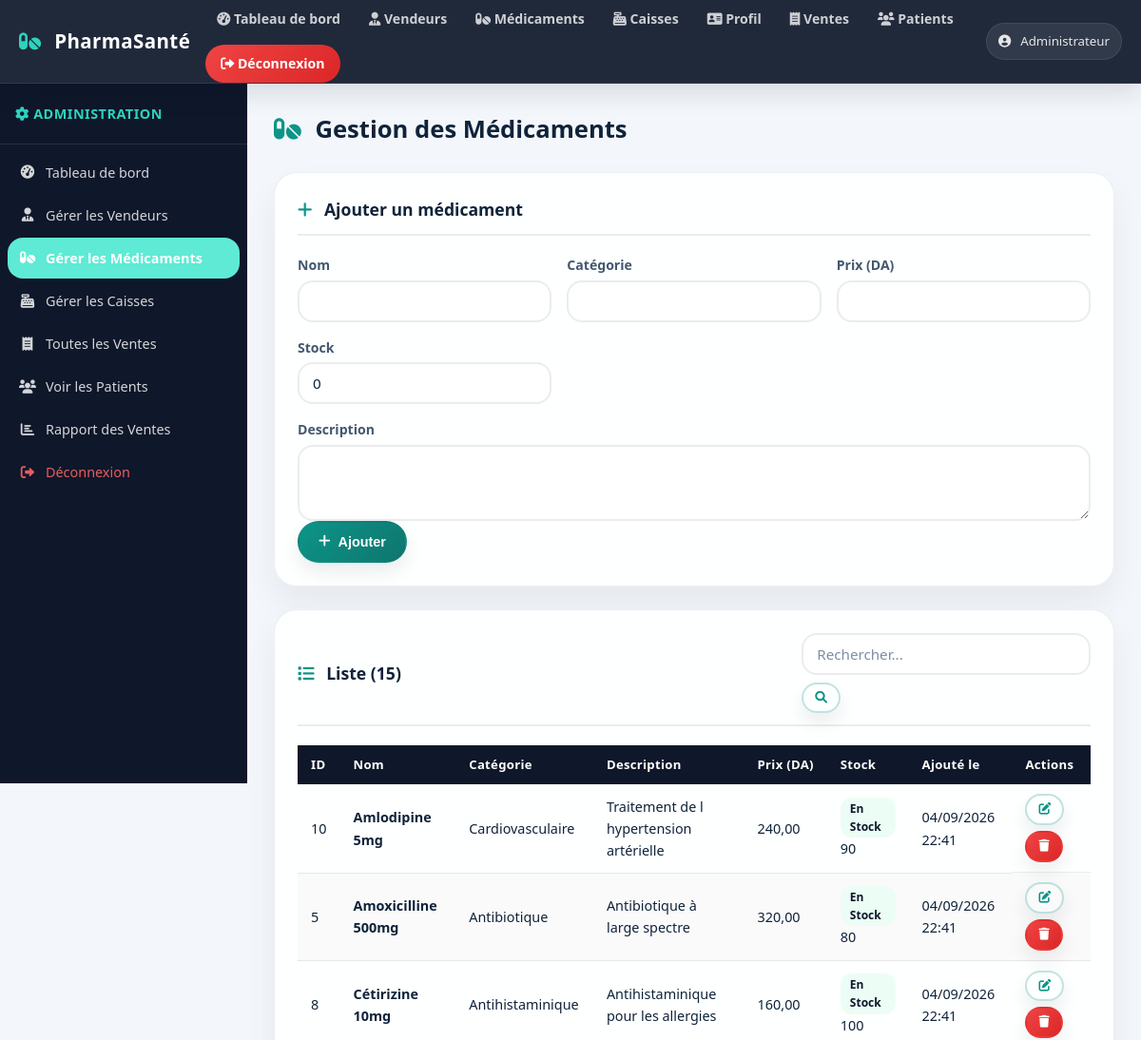
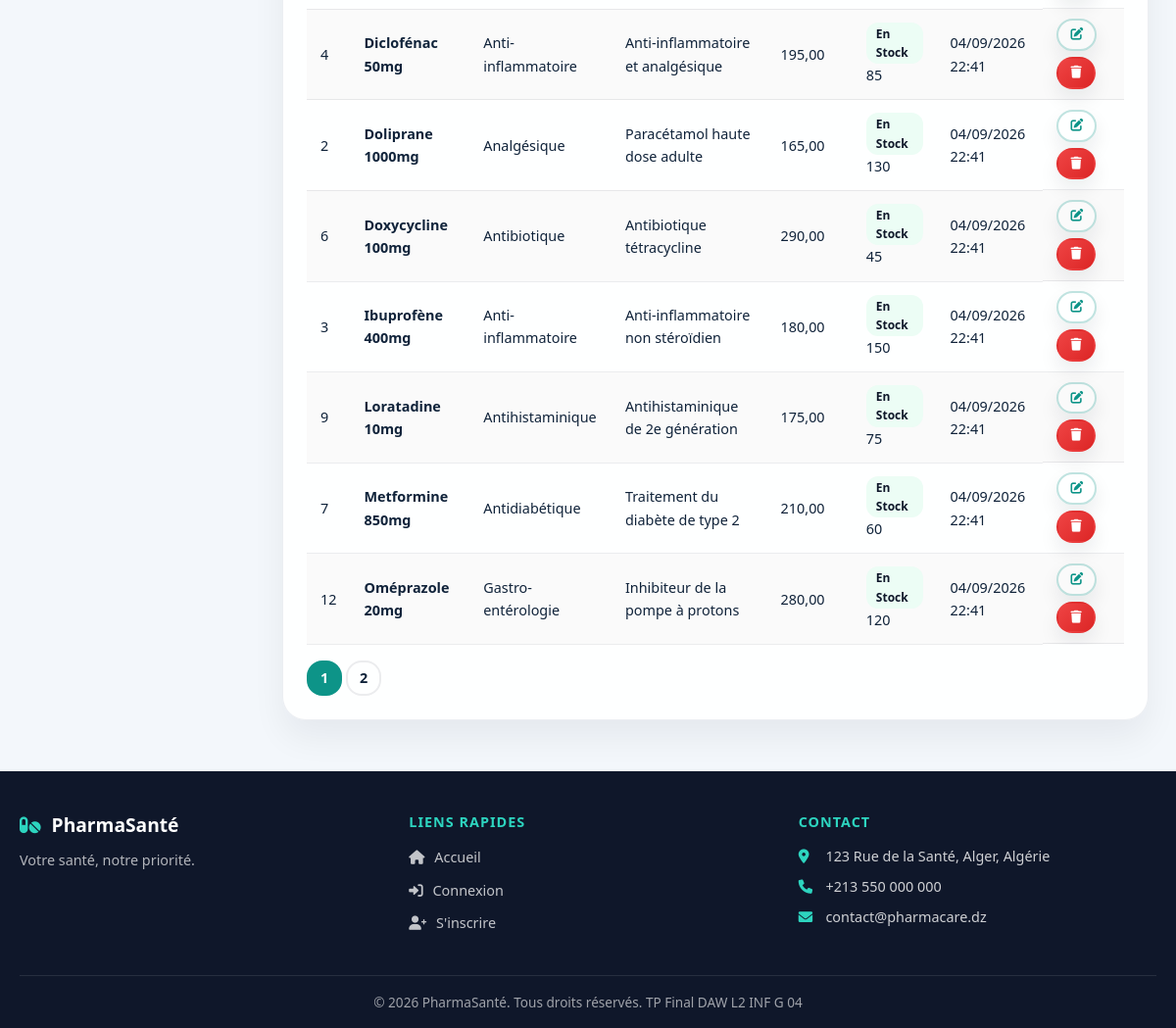
The app's page /gestion_medicament.php (signed in) with its own data (2 pictures, top to bottom).
### tables this page shows
CREATE TABLE `medicament` (
    `id` INT NOT NULL AUTO_INCREMENT,
    `nom` VARCHAR(150) NOT NULL,
    `description` TEXT,
    `prix_dinar` DECIMAL(10,2) NOT NULL DEFAULT 0.00,
    `quantite_stock` INT NOT NULL DEFAULT 0,
    `categorie` VARCHAR(100) DEFAULT NULL,
    `date_ajout` TIMESTAMP DEFAULT CURRENT_TIMESTAMP,
    PRIMARY KEY (`id`)
);

CREATE TABLE `site_profile` (
    `id` TINYINT UNSIGNED NOT NULL,
    `full_name` VARCHAR(150) NOT NULL,
    `phone` VARCHAR(30) NOT NULL,
    `email` VARCHAR(150) NOT NULL,
    `location` VARCHAR(200) NOT NULL,
    `bio` VARCHAR(500) NOT NULL,
    `photo_path` VARCHAR(255) DEFAULT NULL,
    `updated_at` TIMESTAMP DEFAULT CURRENT_TIMESTAMP ON UPDATE CURRENT_TIMESTAMP,
    PRIMARY KEY (`id`)
);

### gestion_medicament.php (the view, shortened to what this page needs)
<!DOCTYPE html>
<html lang="fr">
<head>
    <link rel="stylesheet" href="https://cdnjs.cloudflare.com/ajax/libs/font-awesome/6.0.0-beta3/css/all.min.css">
    <link rel="stylesheet" href="style.css">
</head>
<body class="dashboard-page">
<?php
require_once 'config/database.php';
require_once 'includes/functions.php';
include 'header.php';
$search = isset($_GET['search']) ? trim($_GET['search']) : '';
$page   = max(1, intval($_GET['page'] ?? 1));
$perPage = 10;
$offset  = ($page - 1) * $perPage;
if ($search) {
    $like = '%' . $search . '%';
    $countStmt = $conn->prepare("SELECT COUNT(*) FROM medicament WHERE nom LIKE ? OR categorie LIKE ?");
    $countStmt->bind_param("ss", $like, $like);
    $countStmt->execute();
    $totalRows = $countStmt->get_result()->fetch_row()[0];
    $stmt = $conn->prepare("SELECT * FROM medicament WHERE nom LIKE ? OR categorie LIKE ? ORDER BY nom ASC LIMIT ? OFFSET ?");
    $stmt->bind_param("ssii", $like, $like, $perPage, $offset);
    $stmt->execute();
    $result = $stmt->get_result();
} else {
    $totalRows = mysqli_fetch_row(mysqli_query($conn, "SELECT COUNT(*) FROM medicament"))[0];
    $stmt = $conn->prepare("SELECT * FROM medicament ORDER BY nom ASC LIMIT ? OFFSET ?");
    $stmt->bind_param("ii", $perPage, $offset);
    $stmt->execute();
    $result = $stmt->get_result();
}
$totalPages = ceil($totalRows / $perPage);
?>
<div class="dashboard-layout">
    <aside class="sidebar">
        <div class="sidebar-header"><i class="fas fa-cog"></i> Administration</div>
        <nav class="sidebar-nav">
            <a href="admin_dashboard.php"><i class="fas fa-tachometer-alt"></i> Tableau de bord</a>
            <a href="gestion_vendeur.php"><i class="fas fa-user-tie"></i> Gérer les Vendeurs</a>
            <a href="gestion_medicament.php" class="active"><i class="fas fa-pills"></i> Gérer les Médicaments</a>
            <a href="gestion_caisse.php"><i class="fas fa-cash-register"></i> Gérer les Caisses</a>
            <a href="liste_vente.php"><i class="fas fa-receipt"></i> Toutes les Ventes</a>
            <a href="admin_patients.php"><i class="fas fa-users"></i> Voir les Patients</a>
            <a href="rapport_ventes.php"><i class="fas fa-chart-bar"></i> Rapport des Ventes</a>
            <a href="logout.php" class="sidebar-logout"><i class="fas fa-sign-out-alt"></i> Déconnexion</a>
        </nav>
    </aside>
    <main class="dashboard-main">
        <div class="page-header"><h1><i class="fas fa-pills"></i> Gestion des Médicaments</h1></div>
        <div class="section-card">
            <div class="section-card-header"><h2><i class="fas fa-plus"></i> Ajouter un médicament</h2></div>
            <form method="POST" class="inline-form">
                <div class="form-row">
                    <div class="form-group"><label>Nom</label><input type="text" name="nom" class="form-input" required></div>
                    <div class="form-group"><label>Catégorie</label>
                        <input type="text" name="categorie" class="form-input" list="cat-list">
                    </div>
                    <div class="form-group"><label>Prix (DA)</label><input type="number" name="prix_dinar" class="form-input" step="0.01" min="0" required></div>
                    <div class="form-group"><label>Stock</label><input type="number" name="quantite_stock" class="form-input" min="0" value="0"></div>
                </div>
                <div class="form-group">
                    <label>Description</label>
                    <textarea name="description" class="form-input" rows="2"></textarea>
                </div>
                <button type="submit" class="btn btn-primary"><i class="fas fa-plus"></i> Ajouter</button>
            </form>
        </div>
        <div class="section-card">
            <div class="section-card-header">
                <h2><i class="fas fa-list"></i> Liste (<?php echo $totalRows; ?>)</h2>
                <form method="GET" class="search-form">
                    <input type="text" name="search" class="form-input" placeholder="Rechercher..." value="<?php echo h($search); ?>">
                    <button type="submit" class="btn btn-outline btn-sm"><i class="fas fa-search"></i></button>
                </form>
            </div>
            <div class="table-responsive">
                <table class="data-table">
                    <thead>
                        <tr><th>ID</th><th>Nom</th><th>Catégorie</th><th>Description</th><th>Prix (DA)</th><th>Stock</th><th>Ajouté le</th><th>Actions</th></tr>
                    </thead>
                    <tbody>
                    <?php $hasRows = false; while ($m = $result->fetch_assoc()): $hasRows = true; ?>
                        <tr>
                            <td><?php echo $m['id']; ?></td>
                            <td><strong><?php echo h($m['nom']); ?></strong></td>
                            <td><?php echo h($m['categorie']); ?></td>
                            <td><?php echo h(truncate($m['description'], 60)); ?></td>
                            <td><?php echo number_format($m['prix_dinar'], 2, ',', ' '); ?></td>
                            <td><?php echo getStockBadge($m['quantite_stock']); ?> <?php echo $m['quantite_stock']; ?></td>
                            <td><?php echo formatDate($m['date_ajout']); ?></td>
                            <td class="actions">
                                <button class="btn btn-sm btn-outline" onclick="openMedEditModal(<?php echo $m['id']; ?>,'<?php echo h(addslashes($m['nom'])); ?>','<?php echo h(addslashes($m['description'])); ?>',<?php echo $m['prix_dinar']; ?>,<?php echo $m['quantite_stock']; ?>,'<?php echo h(addslashes($m['categorie'])); ?>')">
                                    <i class="fas fa-edit"></i>
                                </button>
                                <button class="btn btn-sm btn-danger" onclick="deleteConfirmation(<?php echo $m['id']; ?>, 'delete-form-med')">
                                    <i class="fas fa-trash"></i>
                                </button>
                            </td>
                        </tr>
                    <?php endwhile; ?>
                    </tbody>
                </table>
            </div>
            <?php if ($totalPages > 1): ?>
            <div class="pagination">
                <?php for ($i = 1; $i <= $totalPages; $i++): ?>
                <a href="?page=<?php echo $i; ?>&search=<?php echo urlencode($search); ?>" class="page-link <?php echo $i==$page?'active':''; ?>"><?php echo $i; ?></a>
                <?php endfor; ?>
            </div>
            <?php endif; ?>
        </div>
    </main>
</div>
<?php include 'footer.php'; ?>
</body>
</html>

### includes/functions.php (shortened to what this page needs)
<?php
function h($data) {
    return htmlspecialchars($data, ENT_QUOTES, 'UTF-8');
}
function getSiteProfile($conn) {
    $create = $conn->query("CREATE TABLE IF NOT EXISTS site_profile (
        id TINYINT UNSIGNED NOT NULL PRIMARY KEY,
        full_name VARCHAR(150) NOT NULL,
        phone VARCHAR(30) NOT NULL,
        email VARCHAR(150) NOT NULL,
        location VARCHAR(200) NOT NULL,
        bio VARCHAR(500) NOT NULL,
        photo_path VARCHAR(255) DEFAULT NULL,
        updated_at TIMESTAMP DEFAULT CURRENT_TIMESTAMP ON UPDATE CURRENT_TIMESTAMP
    ) ENGINE=InnoDB DEFAULT CHARSET=utf8mb4 COLLATE=utf8mb4_unicode_ci");
    $result = $conn->query("SELECT * FROM site_profile WHERE id=1");
    if ($result && ($row = $result->fetch_assoc())) {
        return $row;
    }
    $defaults = array(
        'full_name' => 'PharmaSanté',
        'phone' => '+213 550 000 000',
        'email' => 'contact@pharmacare.dz',
        'location' => '123 Rue de la Santé, Alger, Algérie',
        'bio' => 'Votre santé, notre priorité.',
        'photo_path' => null
    );
    return $defaults;
}
function formatDate($datetime) {
    $ts = strtotime($datetime);
    return date('d/m/Y H:i', $ts);
}
function getStockBadge($qty) {
    if ($qty == 0) {
        return '<span class="badge badge-danger">Épuisé</span>';
    } elseif ($qty < 10) {
        return '<span class="badge badge-warning">Stock Faible</span>';
    } else {
        return '<span class="badge badge-success">En Stock</span>';
    }
}
function truncate($text, $length = 100) {
    if (strlen($text) <= $length) return $text;
    return substr($text, 0, $length) . '...';
}
?>

### footer.php (shortened to what this page needs)
<?php $siteProfile = getSiteProfile($conn); ?>
<footer class="site-footer">
    <div class="footer-inner">
        <div class="footer-brand">
            <h3><i class="fas fa-pills"></i> <?php echo h($siteProfile['full_name']); ?></h3>
            <p><?php echo h($siteProfile['bio']); ?></p>
        </div>
        <div class="footer-links">
            <h4>Liens rapides</h4>
            <ul>
                <li><a href="index.php"><i class="fas fa-home"></i> Accueil</a></li>
                <li><a href="login.php"><i class="fas fa-sign-in-alt"></i> Connexion</a></li>
                <li><a href="register_patient.php"><i class="fas fa-user-plus"></i> S'inscrire</a></li>
            </ul>
        </div>
        <div class="footer-contact">
            <h4>Contact</h4>
            <p><i class="fas fa-map-marker-alt"></i> <?php echo h($siteProfile['location']); ?></p>
            <p><i class="fas fa-phone"></i> <?php echo h($siteProfile['phone']); ?></p>
            <p><i class="fas fa-envelope"></i> <?php echo h($siteProfile['email']); ?></p>
        </div>
    </div>
    <div class="footer-bottom">
        <p>&copy; 2026 PharmaSanté. Tous droits réservés. TP Final DAW L2 INF G 04</p>
    </div>
</footer>

### records on screen
medicament: id "10", nom "Amlodipine 5mg", categorie "Cardiovasculaire", description "Traitement de l hypertension artérielle", prix_dinar "240,00", shows "En Stock", quantite_stock "90", date_ajout "04/09/2026 22:41"
medicament: id "5", nom "Amoxicilline 500mg", categorie "Antibiotique", description "Antibiotique à large spectre", prix_dinar "320,00", shows "En Stock", quantite_stock "80", date_ajout "04/09/2026 22:41"
medicament: id "8", nom "Cétirizine 10mg", categorie "Antihistaminique", description "Antihistaminique pour les allergies", prix_dinar "160,00", shows "En Stock", quantite_stock "100", date_ajout "04/09/2026 22:41"
medicament: id "4", nom "Diclofénac 50mg", categorie "Anti-inflammatoire", description "Anti-inflammatoire et analgésique", prix_dinar "195,00", shows "En Stock", quantite_stock "85", date_ajout "04/09/2026 22:41"
medicament: id "2", nom "Doliprane 1000mg", categorie "Analgésique", description "Paracétamol haute dose adulte", prix_dinar "165,00", shows "En Stock", quantite_stock "130", date_ajout "04/09/2026 22:41"
medicament: id "6", nom "Doxycycline 100mg", categorie "Antibiotique", description "Antibiotique tétracycline", prix_dinar "290,00", shows "En Stock", quantite_stock "45", date_ajout "04/09/2026 22:41"
medicament: id "3", nom "Ibuprofène 400mg", categorie "Anti-inflammatoire", description "Anti-inflammatoire non stéroïdien", prix_dinar "180,00", shows "En Stock", quantite_stock "150", date_ajout "04/09/2026 22:41"
medicament: id "9", nom "Loratadine 10mg", categorie "Antihistaminique", description "Antihistaminique de 2e génération", prix_dinar "175,00", shows "En Stock", quantite_stock "75", date_ajout "04/09/2026 22:41"
medicament: id "7", nom "Metformine 850mg", categorie "Antidiabétique", description "Traitement du diabète de type 2", prix_dinar "210,00", shows "En Stock", quantite_stock "60", date_ajout "04/09/2026 22:41"
medicament: id "12", nom "Oméprazole 20mg", categorie "Gastro-entérologie", description "Inhibiteur de la pompe à protons", prix_dinar "280,00", shows "En Stock", quantite_stock "120", date_ajout "04/09/2026 22:41"
site_profile: full_name "PharmaSanté", bio "Votre santé, notre priorité.", location "123 Rue de la Santé, Alger, Algérie", phone "+213 550 000 000", email "contact@pharmacare.dz"

### other values on screen
$userName "Administrateur"
$totalRows "15"
